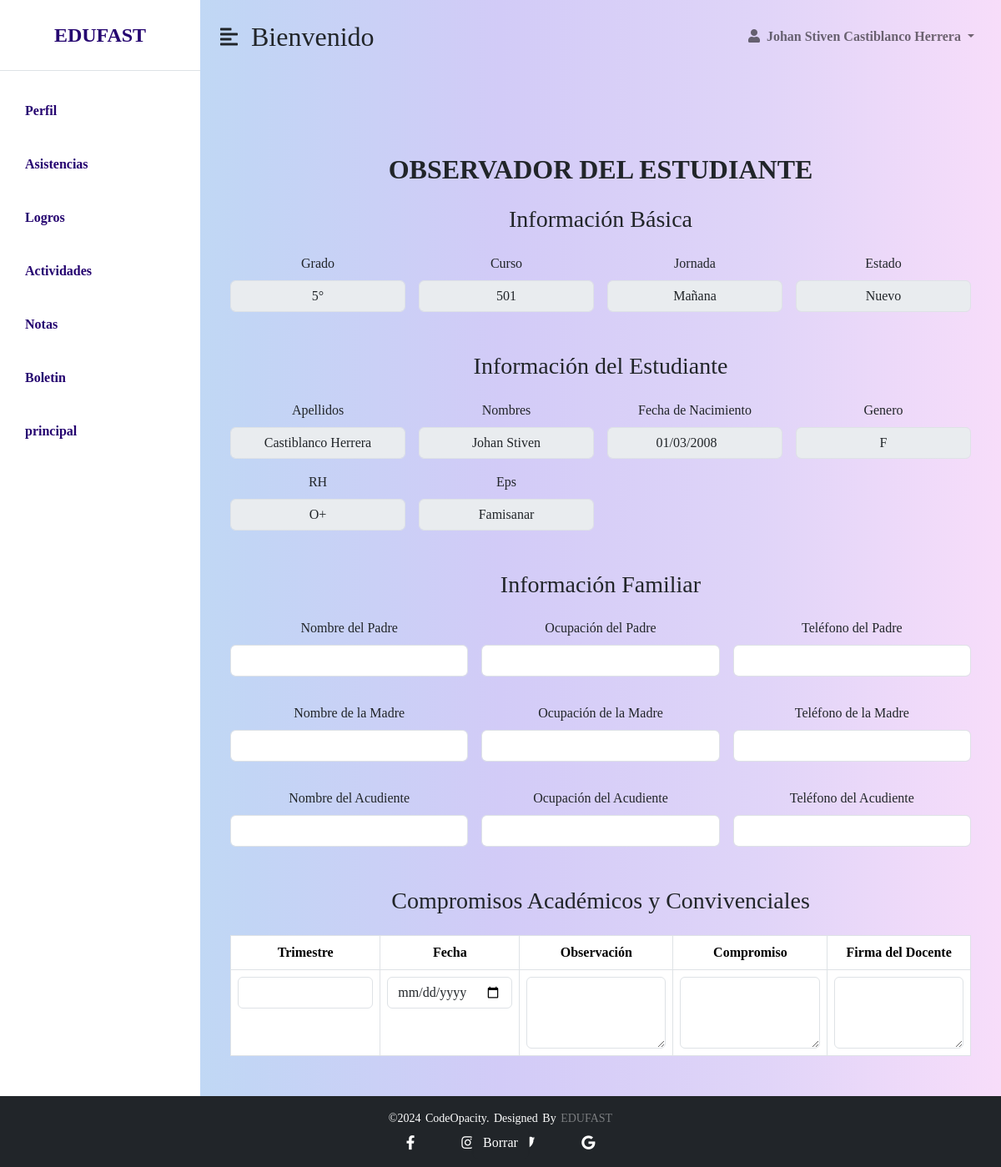
Screenshot of /estudiante/observador/vistas/observador.php (signed in) with the database file from the repository.
### tables this page shows
CREATE TABLE `matricula` (
  `id_matricula` int(11) NOT NULL,
  `grado_id_grado` int(11) NOT NULL,
  `cursos_id_cursos` int(11) NOT NULL,
  `estudiante_id_estudiante` int(11) NOT NULL,
  `estudiante_registro_num_doc` int(11) NOT NULL,
  `estudiante_registro_rol_id_rol` int(11) NOT NULL,
  `estudiante_registro_jornada_id_jornada` int(11) NOT NULL
);

CREATE TABLE `grado` (
  `id_grado` int(11) NOT NULL,
  `nivel_educativo` char(45) DEFAULT NULL,
  `grado` char(10) DEFAULT NULL
);

CREATE TABLE `cursos` (
  `id_cursos` int(11) NOT NULL,
  `curso` char(10) DEFAULT NULL,
  `grado_id_grado` int(11) NOT NULL
);

CREATE TABLE `jornada` (
  `id_jornada` int(11) NOT NULL,
  `jornada` char(20) DEFAULT NULL,
  `hora_inicio` time DEFAULT NULL,
  `hora_final` time DEFAULT NULL
);

CREATE TABLE `estudiante` (
  `id_estudiante` int(11) NOT NULL,
  `sexo` char(10) DEFAULT NULL,
  `fecha_nacimiento` date DEFAULT NULL,
  `Eps` varchar(45) DEFAULT NULL,
  `RH` char(10) DEFAULT NULL,
  `NIvel_educativo` char(45) DEFAULT NULL,
  `grado_cursado` char(15) NOT NULL,
  `Estado` char(25) DEFAULT NULL,
  `registro_num_doc` int(11) NOT NULL,
  `registro_rol_id_rol` int(11) NOT NULL,
  `registro_jornada_id_jornada` int(11) NOT NULL
);

CREATE TABLE `registro` (
  `num_doc` int(11) NOT NULL,
  `tipo_doc` char(15) DEFAULT NULL,
  `foto_perfil` longblob DEFAULT NULL,
  `nombres` char(45) DEFAULT NULL,
  `apellidos` char(45) DEFAULT NULL,
  `celular` char(12) DEFAULT NULL,
  `telefono` char(15) DEFAULT NULL,
  `direccion` char(45) DEFAULT NULL,
  `correo` char(45) DEFAULT NULL,
  `pass` char(200) DEFAULT NULL,
  `rol_id_rol` int(11) NOT NULL,
  `jornada_id_jornada` int(11) NOT NULL
);

### estudiante/observador/vistas/observador.php (the view, shortened to what this page needs)
<!DOCTYPE html>
<html lang="en">
<head>
    <link href="https://cdn.jsdelivr.net/npm/bootstrap@5.0.0-beta3/dist/css/bootstrap.min.css" rel="stylesheet" />
    <link rel="stylesheet" href="https://cdnjs.cloudflare.com/ajax/libs/font-awesome/5.15.3/css/all.min.css" />
    <link rel="stylesheet" href="../../../css/nav.css"/>
    <link rel="stylesheet" href="../../../ob.css"/>
</head>
<body>
    <div class="d-flex" id="wrapper">
        <div class="listado" id="sidebar-wrapper">
            <div class="sidebar-heading text-center py-4 primary-text fs-4 fw-bold text-uppercase border-bottom">EDUFAST</div>
            <div class="list-group list-group-flush my-3">
                <a href="../../registro/view/perfil.php" class="list-group-item list-group-item-action bg-transparent second-text fw-bold">Perfil</a>
                <a href="../../asistencia/asistencia.php" class="list-group-item list-group-item-action bg-transparent second-text fw-bold">Asistencias</a>
                <a href="../../logrophp/logros.php" class="list-group-item list-group-item-action bg-transparent second-text fw-bold">Logros</a>
                <a href="../../actividad/actividad.php" class="list-group-item list-group-item-action bg-transparent second-text fw-bold">Actividades</a>
                <a href="../../notas/notas.php" class="list-group-item list-group-item-action bg-transparent second-text fw-bold">Notas</a>
                <a href="../../Boletin/view/boletin.html" class="list-group-item list-group-item-action bg-transparent second-text fw-bold">Boletin</a>
                <a href="../../pag_principal.php" class="list-group-item list-group-item-action bg-transparent second-text fw-bold">principal</a>
               </div>
        </div>
        <div id="page-content-wrapper">
            <nav class="navbar navbar-expand-lg navbar-light bg-transparent py-4 px-4">
                <div class="d-flex align-items-center">
                    <i class="fas fa-align-left fs-4 me-3" id="menu-toggle"></i>
                    <h2 class="fs-2 m-0">Bienvenido</h2>
                </div>
                <div class="collapse navbar-collapse" id="navbarSupportedContent">
                    <ul class="navbar-nav ms-auto mb-2 mb-lg-0">
                        <li class="nav-item dropdown">
                            <a class="nav-link dropdown-toggle second-text fw-bold" href="#" id="navbarDropdown"
                                role="button" data-bs-toggle="dropdown" aria-expanded="false">
                                <i class="fas fa-user me-2"></i><?php echo $_SESSION['nombres']; ?> <?php echo $_SESSION['apellidos']; ?>
                            </a>
                        </li>
                    </ul>
                </div>
            </nav>
			<div class="container mt-5">
                <div class="row">
                    <div class="col-md-12 text-center">
                    <main class="main-container ">
                        <?php
                        include_once "../configuracion/conexion.php";
$num_doc = isset($_GET['user']) ? $_GET['user'] : $_SESSION["user"];
                        if ($num_doc !== null) {
                            $sqlEstudiante = "SELECT * FROM estudiante
                            INNER JOIN registro ON estudiante.registro_num_doc = registro.num_doc
                            INNER JOIN jornada ON registro.jornada_id_jornada = jornada.id_jornada
                             WHERE registro_num_doc = :num_doc";
                            $stmtEstudiante = $base_de_datos->prepare($sqlEstudiante);
                            $stmtEstudiante->bindParam(':num_doc', $num_doc, PDO::PARAM_STR);
                            $stmtEstudiante->execute();
                            $datosEstudiante = $stmtEstudiante->fetch(PDO::FETCH_ASSOC);
                            if ($datosEstudiante) {
                                $sqlMatricula = "SELECT * FROM matricula
                                INNER JOIN grado ON matricula.grado_id_grado = grado.id_grado
                                INNER JOIN cursos ON  matricula.cursos_id_cursos = cursos.id_cursos
                                 WHERE estudiante_registro_num_doc = :num_doc";
                                $stmtMatricula = $base_de_datos->prepare($sqlMatricula);
                                $stmtMatricula->bindParam(':num_doc', $num_doc, PDO::PARAM_STR);
                                $stmtMatricula->execute();
                                $datosMatricula = $stmtMatricula->fetchAll(PDO::FETCH_ASSOC);
                                if (count($datosMatricula) > 0) {
                                    foreach ($datosMatricula as $matricula) {
                                        echo "		<div class='container mt-5'>
            <div class='container my-5'>
        <div class='text-center mb-4'>
            <h2><b>OBSERVADOR DEL ESTUDIANTE</b></h2>
        </div>
        <form action='gracias.html' method='post'>
            <h3 class='text-center'>Información Básica</h3>
            <div class='mb-5 mt-4'>
                <div class='row g-3'>
                     <div class='col-md-3'>
    <label for='estudiante' class='form-label'>Grado</label>
    <input type='text' class='form-control text-center' id='director' name='director' value='{$matricula['grado']}' disabled >
</div>
                     <div class='col-md-3'>
    <label for='estudiante' class='form-label'>Curso</label>
    <input type='text' class='form-control text-center' id='director' name='director' value='{$matricula['curso']}' disabled >
</div>
                     <div class='col-md-3'>
    <label for='estudiante' class='form-label'>Jornada</label>
    <input type='text' class='form-control text-center' id='director' name='director' value='{$datosEstudiante['jornada']}' disabled >
</div>
                   <div class='col-md-3'>
    <label for='estudiante' class='form-label'>Estado</label>
    <input type='text' class='form-control text-center' id='director' name='director' value='{$datosEstudiante['Estado']}' disabled >
</div>
                </div>
            </div>
            <h3 class='text-center'>Información del Estudiante</h3>
            <div class='mb-5 mt-4'>
                <div class='row g-3'>
                    <div class='col-md-3'>
                        <label for='apellido' class='form-label'>Apellidos</label>
                        <input type='text' class='form-control text-center' id='apellido' name='apellido' value='{$datosEstudiante['apellidos']}' disabled>
                    </div>
                    <div class='col-md-3'>
                        <label for='nombre' class='form-label'>Nombres</label>
                        <input type='text' class='form-control text-center' id='nombre' name='nombre' value='{$datosEstudiante['nombres']}' disabled >
                    </div>
                    <div class='col-md-3'>
                        <label for='nacimiento' class='form-label'>Fecha de Nacimiento</label>
                        <input type='date' class='form-control text-center' id='nacimiento' name='nacimiento' value='{$datosEstudiante['fecha_nacimiento']}' disabled>
                    </div>
                    <div class='col-md-3'>
                        <label for='nombre' class='form-label'>Genero</label>
                        <input type='text' class='form-control text-center' id='nombre' name='nombre' value='{$datosEstudiante['sexo']}' disabled>
                    </div>
                    <div class='col-md-3'>
                        <label for='nombre' class='form-label'>RH</label>
                        <input type='text' class='form-control text-center' id='nombre' name='nombre' value='{$datosEstudiante['RH']}' disabled>
                    </div>
                    <div class='col-md-3'>
                        <label for='nombre' class='form-label'>Eps</label>
                        <input type='text' class='form-control text-center' id='nombre' name='nombre' value='{$datosEstudiante['Eps']}' disabled >
                    </div>
                </div>
            </div>
            <h3 class='text-center'>Información Familiar</h3>
            <div class='mb-5 mt-4'>
                <div class='row g-3'>
                    <div class='col-md-4'>
                        <label for='nombre_padre' class='form-label'>Nombre del Padre</label>
                        <input type='text' class='form-control' id='nombre_padre' name='nombre_padre'>
                    </div>
                    <div class='col-md-4'>
                        <label for='ocupacion_padre' class='form-label'>Ocupación del Padre</label>
                        <input type='text' class='form-control' id='ocupacion_padre' name='ocupacion_padre'>
                    </div>
                    <div class='col-md-4'>
                        <label for='telefono_padre' class='form-label'>Teléfono del Padre</label>
                        <input type='text' class='form-control' id='telefono_padre' name='telefono_padre'>
                    </div>
                </div>
                <div class='row g-3 mt-3'>
                    <div class='col-md-4'>
                        <label for='nombre_madre' class='form-label'>Nombre de la Madre</label>
                        <input type='text' class='form-control' id='nombre_madre' name='nombre_madre'>
                    </div>
                    <div class='col-md-4'>
                        <label for='ocupacion_madre' class='form-label'>Ocupación de la Madre</label>
                        <input type='text' class='form-control' id='ocupacion_madre' name='ocupacion_madre'>
                    </div>
                    <div class='col-md-4'>
                        <label for='telefono_madre' class='form-label'>Teléfono de la Madre</label>
                        <input type='text' class='form-control' id='telefono_madre' name='telefono_madre'>
                    </div>
                </div>
                <div class='row g-3 mt-3'>
                    <div class='col-md-4'>
                        <label for='nombre_acudiente' class='form-label'>Nombre del Acudiente</label>
                        <input type='text' class='form-control' id='nombre_acudiente' name='nombre_acudiente'>
                    </div>
                    <div class='col-md-4'>
                        <label for='ocupacion_acudiente' class='form-label'>Ocupación del Acudiente</label>
                        <input type='text' class='form-control' id='ocupacion_acudiente' name='ocupacion_acudiente'>
                    </div>
                    <div class='col-md-4'>
                        <label for='telefono_acudiente' class='form-label'>Teléfono del Acudiente</label>
                        <input type='text' class='form-control' id='telefono_acudiente' name='telefono_acudiente'>
                    </div>
                </div>
            </div>
            <h3 class='text-center'>Compromisos Académicos y Convivenciales</h3>
            <div class=' mt-4'>
                <table class='table table-bordered'>
                    <thead>
                        <tr>
                            <th>Trimestre</th>
                            <th>Fecha</th>
                            <th>Observación</th>
                            <th>Compromiso</th>
                            <th>Firma del Docente</th>
                        </tr>
                    </thead>
                    <tbody>
                        <tr>
                            <td><input type='number' class='form-control' name='trimestre'></td>
                            <td><input type='date' class='form-control' name='fecha_obser'></td>
                            <td><textarea class='form-control' name='observacion' rows='3'></textarea></td>
                            <td><textarea class='form-control' name='compromiso' rows='3'></textarea></td>
                            <td><textarea class='form-control' name='firma' rows='3'></textarea></td>
                        </tr>
                    </tbody>
                </table>
            </div>
            <div class='text-center'>
                <button type='reset' class='btn btn-dark'>Borrar</button>
            </div>
        </form>
    </div>
        </div>";
    }
} else {
    echo "Por favor, comunícate con el coordinador para que te asigne el grado y el curso, y así puedas visualizar el observador.";
}
} else {
mostrarFormularioEstudiante($num_doc);
}
} else {
echo "Número de documento no proporcionado.";
}
?>
          </main>
                    </div>
                </div>
            </div>
            </div>
        </div>
<footer class="footer-bottom bg-dark text-white text-center py-3 mt-auto">
        <p class="mb-0">©2024 codeOpacity. Designed by <span>EDUFAST</span></p>
        <div class="socials d-flex justify-content-center mt-2">
            <a href="https://www.facebook.com/cedid.sanpablo.3?locale=es_LA" class="text-white mx-2"><i class="fab fa-facebook-f"></i></a>
            <a href="https://www.instagram.com/plumapaulista/" class="text-white mx-2"><i class="fab fa-instagram"></i></a>
            <a href="https://x.com/Cedidsanpablo" class="text-white mx-2"><i class="fab fa-twitter"></i></a>
            <a href="mailto:cedidsanpablobosa7@educacionbogota.edu.co" class="text-white mx-2"><i class="fab fa-google"></i></a>
        </div>
    </footer>
</body>
</html>

### rows the page displays
matricula: director "5°", director "501"
jornada: director "Mañana"
estudiante: director "Nuevo", nacimiento "01/03/2008", nombre "F", nombre "O+", nombre "Famisanar"
registro: apellido "Castiblanco Herrera", nombre "Johan Stiven"

### other values shown
$_SESSION['nombres'] "Johan Stiven"
$_SESSION['apellidos'] "Castiblanco Herrera"
